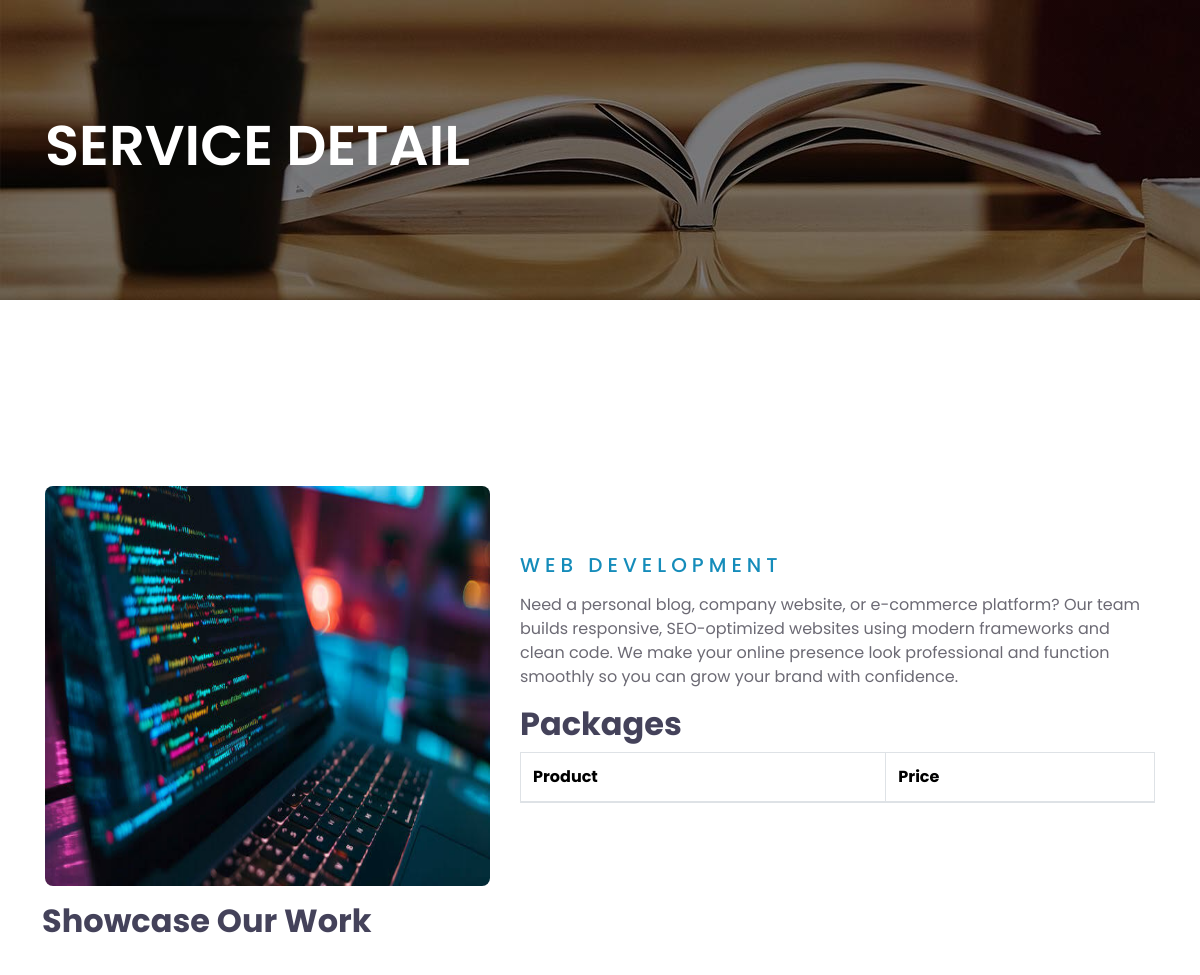
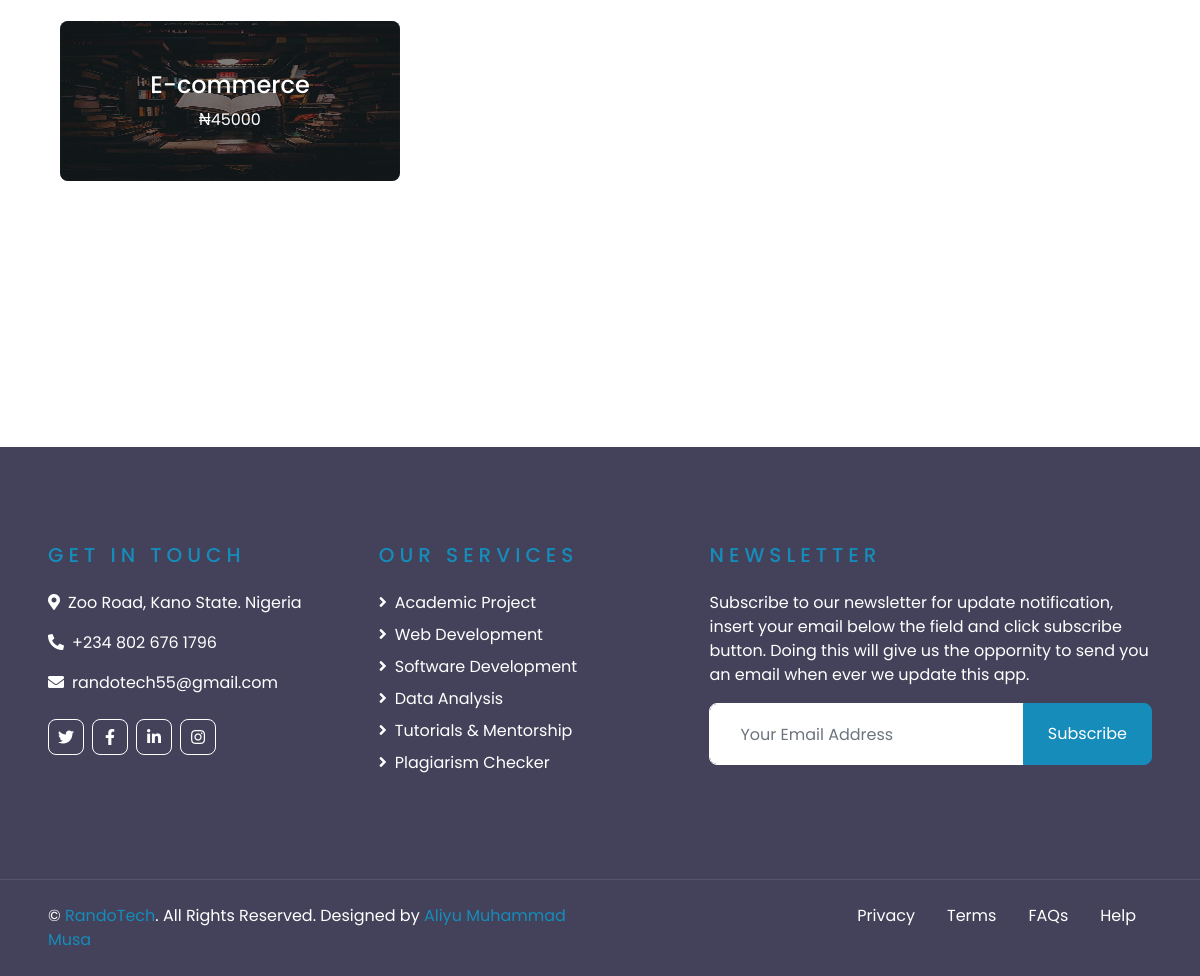
Page /services/2/ on the committed database (2 pictures, top to bottom).
### core/models.py (models this page shows, shortened)
class Service(models.Model):
    name = models.CharField(max_length=50)
    description = models.TextField(default='Write Something')
    price1 = models.IntegerField(default=0)
    price2 = models.IntegerField(default=0)
    price3 = models.IntegerField(default=0)
    price4 = models.IntegerField(default=0)
    price5 = models.IntegerField(default=0)
    cover_img = models.ImageField(upload_to='img/post_cover', default='image')
    img1 = models.ImageField(upload_to='img/img', default='img/post_cover/image_1.jpg')
    img2 = models.ImageField(upload_to='img/img', default='img/post_cover/image_1.jpg')
    img3 = models.ImageField(upload_to='img/img', default='img/post_cover/image_1.jpg')
    img4 = models.ImageField(upload_to='img/img', default='img/post_cover/image_1.jpg')
    def get_absolute_url(self):
        return reverse("core:service_detail", kwargs={"id": self.id})

class Showcase(models.Model):
    work = models.ForeignKey(Service, on_delete=models.CASCADE, related_name='showcase', default=2)
    name = models.CharField(max_length = 50)
    cover_img = models.ImageField(upload_to='img/post_cover')
    link = models.CharField(max_length = 100)
    price = models.IntegerField(default=0)

### core/views.py (the view)
# urls.py: path('services/<int:id>/', ServiceDetailView, name='service_detail'),
def ServiceDetailView(request, id):
    service = get_object_or_404(Service, id=id)
    services = Service.objects.all()
    package = Package.objects.all()
    showcase = Showcase.objects.all()
    context = {
        'service' : service,
        'services' : services,
        'package' : package,
        'showcase' : showcase,
    }
    return render(request, 'core/service_detail.html', context)

### core/templates/core/service_detail.html (shortened to what this page needs)
<!DOCTYPE html>
<html lang="en">
  {% load static %}
  <head>
    <link
      href="https://cdnjs.cloudflare.com/ajax/libs/font-awesome/5.10.0/css/all.min.css"
      rel="stylesheet"
    />
    <link
      href="{% static 'lib/owlcarousel/assets/owl.carousel.min.css' %}"
      rel="stylesheet"
    />
    <link
      href="https://cdn.jsdelivr.net/npm/bootstrap@5.3.7/dist/css/bootstrap.min.css"
      rel="stylesheet"
    />
    <link href="{% static 'css/style.css' %}" rel="stylesheet" />
  </head>
    <div class="container-fluid page-header" style="margin-bottom: 90px;">
        <div class="container">
            <div class="d-flex flex-column justify-content-center" style="min-height: 300px">
                <h3 class="display-4 text-white text-uppercase">Service Detail</h3>
            </div>
        </div>
    </div>
    <div class="container-fluid py-5">
        <div class="container py-5">
            <div class="row align-items-center">
                <div class="col-lg-5">
                    <img class="img-fluid rounded mb-4 mb-lg-0" style="height: 25em; width: 100%;" src="{{service.cover_img.url}}" alt="">
                </div>
                <div class="col-lg-7">
                    <div class="text-left mb-3">
                        <h5 class="text-primary text-uppercase mb-3" style="letter-spacing: 5px;">{{service.name}}</h5>
                    </div>
                    <p class="mb-3">{{service.description}}</p>
                    <h2>Packages</h2>
                    <table class="table table-bordered">
                        <thead>
                            <tr>
                                <th>Product</th>
                                <th>Price</th>
                            </tr>
                        </thead>
                    </table>
                </div>
                <h2 class="mt-3">Showcase Our Work</h2>
                   {% if service.showcase.all|length > 0 %}
                   {% for s in service.showcase.all %}
                   <div class="container-fluid py-5">
                     <div class="container">
        <div class="row">
          <div class="col-lg-4 col-md-6 col-12 mb-4">
            <div class="cat-item position-relative overflow-hidden rounded mb-2">
              <img class="img-fluid w-100" src="{{s.cover_img.url}}" alt="" style="height: 10em;">
              <a class="cat-overlay text-white text-decoration-none" href="{{s.link}}">
                <h4 class="text-white font-weight-medium">{{s.name}}</h4>
                <span>&#8358;{{s.price}}</span>
              </a>
            </div>
          </div>
        </div>
      </div>
    </div>
    {% endfor %}
    {% else %}
    <p>No Available Work yet</p>
    {% endif %}
            </div>
        </div>
    </div>
    <div
      class="container-fluid bg-dark text-white py-5 px-sm-3 px-lg-5"
      style="margin-top: 90px"
    >
      <div class="row pt-5">
        <div class="col-lg-7 col-md-12">
          <div class="row">
            <div class="col-md-6 mb-5">
              <h5
                class="text-primary text-uppercase mb-4"
                style="letter-spacing: 5px"
              >
                Get In Touch
              </h5>
              <p>
                <i class="fa fa-map-marker-alt mr-2"></i>Zoo Road, Kano State.
                Nigeria
              </p>
              <p><i class="fa fa-phone-alt mr-2"></i>+234 802 676 1796</p>
              <p><i class="fa fa-envelope mr-2"></i>randotech55@gmail.com</p>
              <div class="d-flex justify-content-start mt-4">
                <a class="btn btn-outline-light btn-square mr-2" href="" onclick="alert('Section not Available!')"
                  ><i class="fab fa-twitter"></i
                ></a>
                <a class="btn btn-outline-light btn-square mr-2" href="https://web.facebook.com/profile.php?id=100089952922680"
                  ><i class="fab fa-facebook-f"></i
                ></a>
                <a class="btn btn-outline-light btn-square mr-2" href="" onclick="alert('Section not Available!')"
                  ><i class="fab fa-linkedin-in"></i
                ></a>
                <a class="btn btn-outline-light btn-square" href="https://www.instagram.com/randotech55/"
                  ><i class="fab fa-instagram"></i
                ></a>
              </div>
            </div>
            <div class="col-md-6 mb-5">
              <h5
                class="text-primary text-uppercase mb-4"
                style="letter-spacing: 5px"
              >
                Our Services
              </h5>
              <div class="d-flex flex-column justify-content-start">
                {% for s in services %}
          <a href="{{ s.get_absolute_url }}" class="text-white mb-2"><i class="fa fa-angle-right mr-2"></i>{{s.name}}</a>
          {% endfor %}
              </div>
            </div>
          </div>
        </div>
        <div class="col-lg-5 col-md-12 mb-5">
          <h5
            class="text-primary text-uppercase mb-4"
            style="letter-spacing: 5px"
          >
            Newsletter
          </h5>
          <p>
            Subscribe to our newsletter for update notification, insert your email below the field and click subscribe button. Doing this will give us the oppornity to send you an email when ever we update this app.
          </p>
          <div class="w-100">
            <form action="" method="post">
              <div class="input-group">
                <input
                type="text"
                name="email"
                class="form-control border-light"
                style="padding: 30px"
                placeholder="Your Email Address"
                />
                <div class="input-group-append">
                  <button class="btn btn-primary px-4">Subscribe</button>
                </div>
              </div>
            </form>
          </div>
        </div>
      </div>
    </div>
    <div
      class="container-fluid bg-dark text-white border-top py-4 px-sm-3 px-md-5"
      style="border-color: rgba(256, 256, 256, 0.1) !important"
    >
      <div class="row">
        <div class="col-lg-6 text-center text-md-left mb-3 mb-md-0">
          <p class="m-0 text-white">
            &copy; <a href="https://wa.me/2348026761796">RandoTech</a>. All Rights Reserved. Designed by
            <a href="https://wa.me/2348026761796">Aliyu Muhammad Musa</a>
          </p>
        </div>
        <div class="col-lg-6 text-center text-md-right">
          <ul class="nav d-inline-flex">
            <li class="nav-item">
              <a class="nav-link text-white py-0" href="{% url 'core:privacy' %}">Privacy</a>
            </li>
            <li class="nav-item">
              <a class="nav-link text-white py-0" onclick="alert('Section not Available!')" href="#">Terms</a>
            </li>
            <li class="nav-item">
              <a class="nav-link text-white py-0" href="{% url 'core:faq' %}">FAQs</a>
            </li>
            <li class="nav-item">
              <a class="nav-link text-white py-0" onclick="alert('Section not Available!')" href="#">Help</a>
            </li>
          </ul>
        </div>
      </div>
    </div>
  </body>
</html>

### rows in the picture
Service: cover_img (picture), name "WEB DEVELOPMENT", description "Need a personal blog, company website, or e-commerce platform? Our team builds responsive, SEO-optimized websites using modern frameworks and clean code. We make your online presence look professional and function smoothly so you can grow your brand with confidence.", name "Web Development"
Showcase: cover_img (picture), name "E-commerce", price "45000"
Service: name "Academic Project"
Service: name "Software Development"
Service: name "Data Analysis"
Service: name "Tutorials & Mentorship"
Service: name "Plagiarism Checker"
